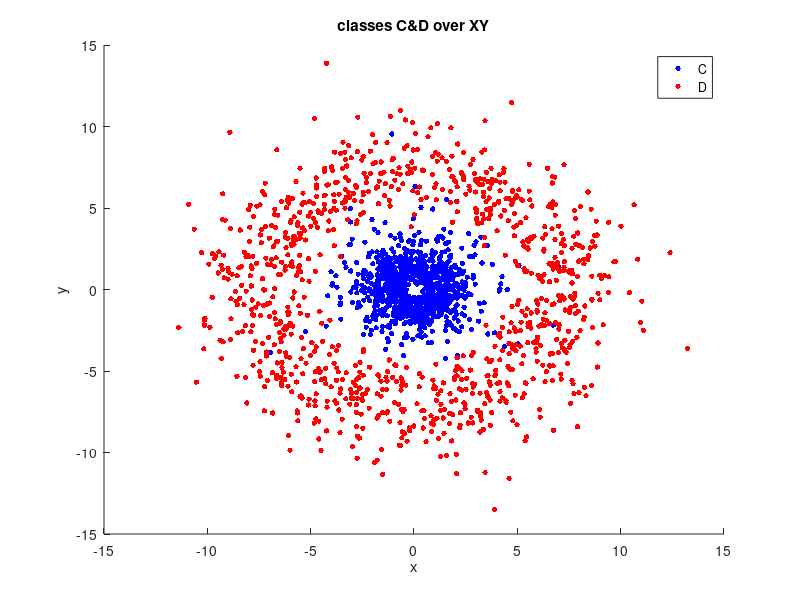
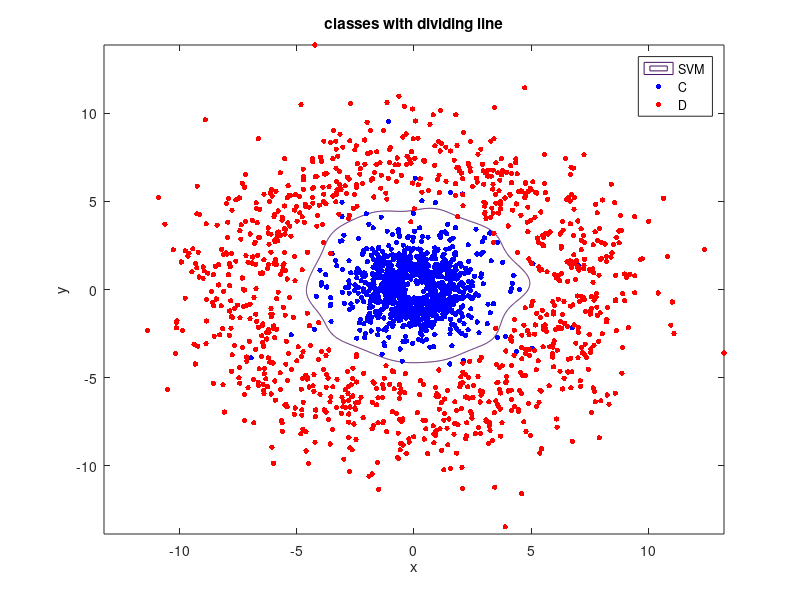
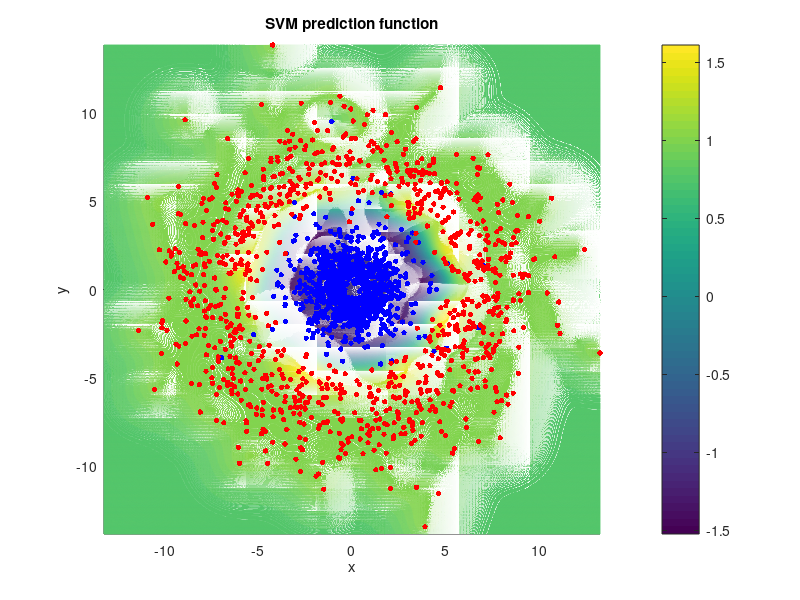

Reproduce these figures in MATLAB, in order.
%Gilad & Ronen 25/03/17
%Description:
%trying out SVM, using normal distribution of two classes with means around
%different radi. And uniform distribution for the angle.

close all;
clear all;
clc;
disp(' SVM, using normal distribution of two classes with');
disp('means around different radi. And uniform distribution')
disp('for the angle.');
disp('-----------------------------------------------------');

%% training examples:
n2=1000; %number of points for each class:
%class C:
m_c= 0.5;    %mean radius of C
s_c= 0.5;     %sigma of radius of C
theta_c = 2*pi*rand(n2,1);
r_c = exp(s_c*randn(n2,1)+ones(n2,1)*m_c);
C_class= [r_c.*cos(theta_c),r_c.*sin(theta_c)];  %vector of class C

%class D:
m_d= 2;    %mean radius of D
s_d= 0.2;     %sigma of radius D
theta_d = 2*pi*rand(n2,1);
r_d = exp(s_d*randn(n2,1)+ones(n2,1)*m_d);
D_class= [r_d.*cos(theta_d),r_d.*sin(theta_d)];   %vector of class B

%plot C and D on xy graph:
figure(1)
scatter(C_class(:,1),C_class(:,2),15,'b','filled');
hold on;
scatter(D_class(:,1),D_class(:,2),15,'r','filled');
title('classes C&D over XY');
xlabel('x');
ylabel('y');
legend('C','D');

%% Training the SVM with two classes C and D:
train_CD = [C_class;D_class];
label_CD = [ones(n2,1);-ones(n2,1)];
SVM_CD_model = fitcsvm(train_CD,label_CD,'KernelFunction','rbf');

%find the areas of each class
max_x2 = max(abs(train_CD(:,1)));
max_y2 = max(abs(train_CD(:,2)));
k= 1000; %number of points in mesh
mesh_x2 = linspace(-max_x2,max_x2,k);
mesh_y2 = linspace(-max_y2,max_y2,k);
[X2,~] = meshgrid(mesh_x2);
[~,Y2] = meshgrid(mesh_y2);
[~,score_CD] = predict(SVM_CD_model,[X2(:),Y2(:)]);
reshaped_score_CD = reshape(score_CD(:,2),size(X2));

%% Plotting SVM and C and D:
% plot line dividing between classes.
figure(2)
contour(X2,Y2,reshaped_score_CD,1);
title('classes with dividing line');
xlabel('x');
ylabel('y');
hold on;
scatter(C_class(:,1),C_class(:,2),15,'b','filled');
hold on;
scatter(D_class(:,1),D_class(:,2),15,'r','filled');
legend('SVM','C','D');


%Classifier in mesh:
figure(3)
mesh(X2,Y2,reshaped_score_CD);
view(0,90);
colorbar;
title('SVM prediction function');
xlabel('x');
ylabel('y');
zlabel('SVM prediction');
xlim([min(min(X2)),max(max(X2))]);
ylim([min(min(Y2)),max(max(Y2))]);
hold on;
scatter3(C_class(:,1),C_class(:,2),ones(length(C_class),1)*100,15,'b','filled');
scatter3(D_class(:,1),D_class(:,2),ones(length(D_class),1)*100,15,'r','filled');


%% Test:
%Question: is there a nifty way to check how good the model is?

theta_c_test = 2*pi*rand(n2,1);
r_c_test = exp(s_c*randn(n2,1)+ones(n2,1)*m_c);
C_test= [r_c_test.*cos(theta_c_test),r_c_test.*sin(theta_c_test)];  %vector of class C

theta_d_test = 2*pi*rand(n2,1);
r_d_test = exp(s_d*randn(n2,1)+ones(n2,1)*m_d);
D_test= [r_d_test.*cos(theta_d_test),r_d_test.*sin(theta_d_test)];  %vector of class D

C_test_outcome = predict(SVM_CD_model,C_test);
D_test_outcome = predict(SVM_CD_model,D_test);
C_test_grade = 100*(sum(C_test_outcome)+length(C_test))/(2*length(C_test));
D_test_grade = -100*(sum(D_test_outcome)-length(D_test))/(2*length(D_test));

C_str = sprintf('Success percantage for C class: %2.1f%%',C_test_grade);
D_str = sprintf('Success percantage for D class: %2.1f%%',D_test_grade);

disp(C_str);
disp(D_str);
